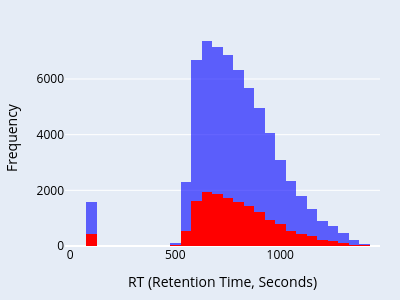

Here is the notebook cell this chart was saved with:
### Markdown cell above
## Chronological splitting

### Code cell
# Sort the dataset by date from old to new
dataset_clean_sorted = dataset_clean.sort_values(by='date')

# Split the dataset by time: older 80% for training, newer 20% for validation
split_index = int(len(dataset_clean_sorted) * 0.8)
train_set_time = dataset_clean_sorted.iloc[:split_index]
valid_set_time = dataset_clean_sorted.iloc[split_index:]

print(f"Training set size (time-based): {len(train_set_time)}")
print(f"Validation set size (time-based): {len(valid_set_time)}")

# Create an overlapped histogram for RT values in training and validation sets (time-based split)
fig = px.histogram(
    train_set_time, x='rt', nbins=50, opacity=0.6, 
    #title='Overlapped RT Distribution: Training vs Validation (Time-Based Split)',
    labels={'rt': 'RT (Retention Time, Seconds)'},
    color_discrete_sequence=['blue'],
    marginal=None
)

# Add validation set to the same figure
fig.add_trace(
    px.histogram(
        valid_set_time, x='rt', nbins=50, opacity=1, 
        color_discrete_sequence=['red']
    ).data[0]
)

# Update layout for better visualization
fig.update_layout(
    barmode='overlay',
    plot_bgcolor='white',#'rgba(229, 236, 246,1)',
    paper_bgcolor='white',#'rgba(229, 236, 246,1)',
    width=400,
    height=300,
    margin=dict(l=20, r=20, t=30, b=20),
    legend=dict(title='Dataset', itemsizing='constant')
)
fig.update_yaxes(title_text='Frequency')
fig.update_xaxes(title_font=dict(size=14, color='black'),
                 tickfont=dict(size=12, color='black'))
fig.update_yaxes(title_font=dict(size=14, color='black'),
                 tickfont=dict(size=12, color='black'))

from statsmodels.stats.multicomp import pairwise_tukeyhsd

# Combine training and validation sets for Tukey's HSD test
data_combined = train_set_time[['rt']].copy()
data_combined['set'] = 'Training'
validation_data = valid_set_time[['rt']].copy()
validation_data['set'] = 'Validation'
data_combined = pd.concat([data_combined, validation_data])

# Perform Tukey's HSD test
tukey_result = pairwise_tukeyhsd(endog=data_combined['rt'], groups=data_combined['set'], alpha=0.05)
print(tukey_result)

# Annotate the plot with Tukey's HSD results
"""fig.add_annotation(
    text=f"Tukey's HSD p-value: {tukey_result.pvalues[0]:.2f}",
    xref="paper", yref="paper",
    x=0.5, y=0.8, showarrow=False,
    font=dict(size=12, color="black"),
    align="center",
    bgcolor="rgba(255, 255, 255, 0.8)",
    bordercolor="black",
    borderwidth=1
)"""

fig.show()
fig.write_image("images/Figure-2.4-Chronological.svg", scale=2)

### Figure 1 — Plotly figure (JSON) as saved in the notebook; plotly's stock layout.template omitted (floating-point values rounded to 4 significant figures; data arrays with more than 128 entries replaced by an {"elided": "..."} marker saying what was removed)
{"data": [{"bingroup": "x", "hovertemplate": "RT (Retention Time, Seconds)=%{x}<br>count=%{y}<extra></extra>", "legendgroup": "", "marker": {"color": "blue", "opacity": 0.6, "pattern": {"shape": ""}}, "name": "", "nbinsx": 50, "orientation": "v", "showlegend": false, "type": "histogram", "x": {"elided": "64030 float values"}, "xaxis": "x", "yaxis": "y"}, {"bingroup": "x", "hovertemplate": "rt=%{x}<br>count=%{y}<extra></extra>", "legendgroup": "", "marker": {"color": "red", "opacity": 1, "pattern": {"shape": ""}}, "name": "", "nbinsx": 50, "orientation": "v", "showlegend": false, "type": "histogram", "x": {"elided": "16008 float values"}, "xaxis": "x", "yaxis": "y"}], "layout": {"barmode": "overlay", "height": 300, "legend": {"itemsizing": "constant", "title": {"text": "Dataset"}, "tracegroupgap": 0}, "margin": {"b": 20, "l": 20, "r": 20, "t": 30}, "paper_bgcolor": "rgba(229, 236, 246,1)", "plot_bgcolor": "rgba(229, 236, 246,1)", "width": 400, "xaxis": {"anchor": "y", "domain": [0, 1], "tickfont": {"color": "black", "size": 12}, "title": {"font": {"color": "black", "size": 14}, "text": "RT (Retention Time, Seconds)"}}, "yaxis": {"anchor": "x", "domain": [0, 1], "tickfont": {"color": "black", "size": 12}, "title": {"font": {"color": "black", "size": 14}, "text": "Frequency"}}}}
